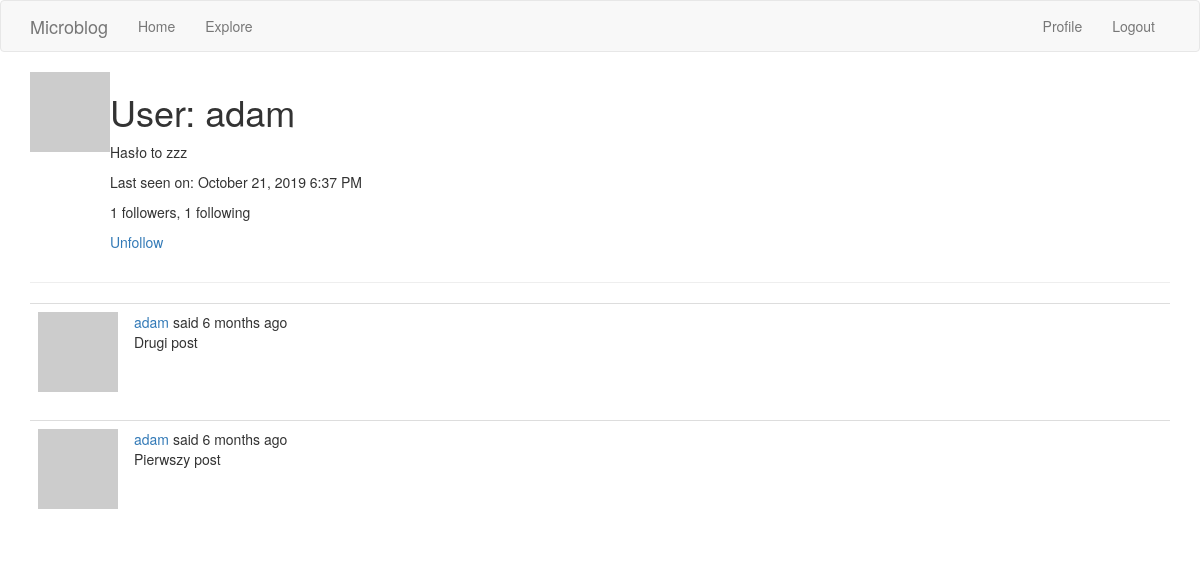
Before: /user/adam (signed in) with the older database file.
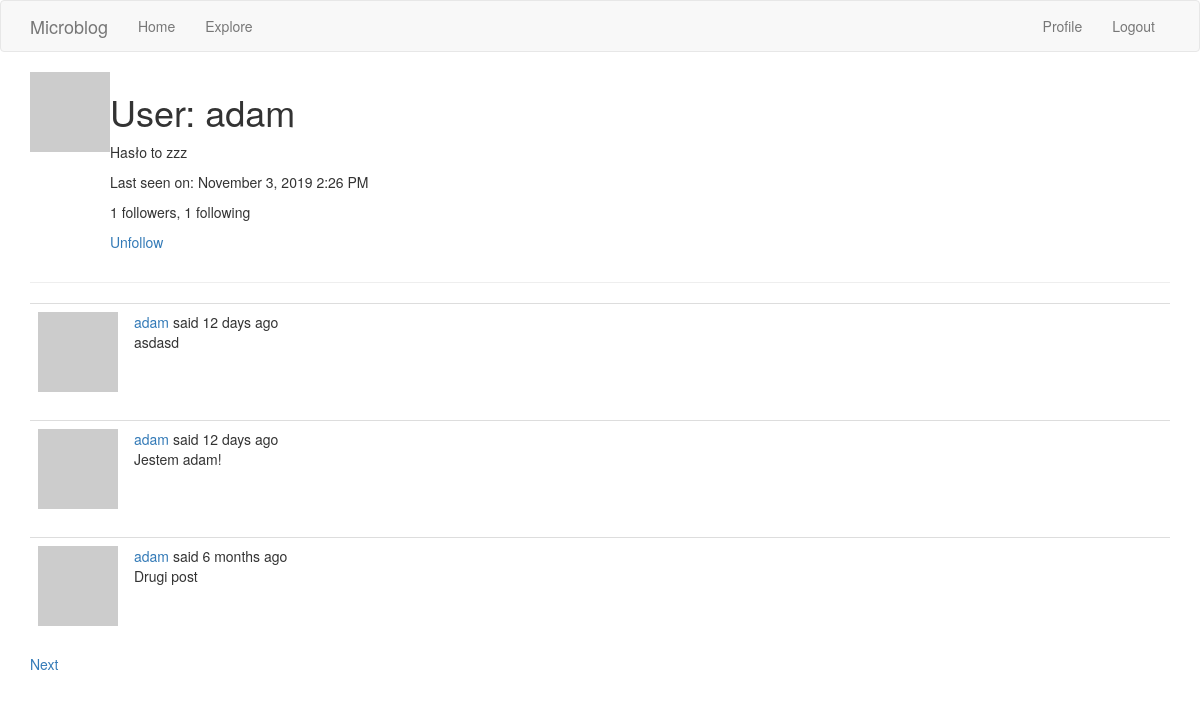
After: the same page with the newer database file.
### app/models.py (models this page shows, shortened)
class User(db.Model, UserMixin):
    id = db.Column(db.Integer, primary_key=True)
    username = db.Column(db.String(64), index=True, unique=True)
    email = db.Column(db.String(120), index=True, unique=True)
    password_hash = db.Column(db.String(128))
    posts = db.relationship('Post', backref='author', lazy='dynamic')
    about_me = db.Column(db.String(140))
    last_seen = db.Column(db.DateTime, default=datetime.utcnow)
    followed = db.relationship(
        'User', secondary=followers,
        primaryjoin=(followers.c.follower_id == id),
        secondaryjoin=(followers.c.followed_id == id),
        backref=db.backref('followers', lazy='dynamic'), lazy='dynamic') # user1.follow(user2) -->  user2.followers()
    def avatar(self, size):
        digest = md5(self.email.lower().encode('utf-8')).hexdigest()
        return 'https://www.gravatar.com/avatar/{}?d=identicon&s={}'.format(digest, size)
    def is_following(self, user):
        return self.followed.filter(
            followers.c.followed_id == user.id).count() > 0

class Post(db.Model):
    id = db.Column(db.Integer, primary_key=True)
    body = db.Column(db.String(140))
    timestamp = db.Column(db.DateTime, index=True, default=datetime.utcnow)
    user_id = db.Column(db.Integer, db.ForeignKey('user.id'))

### app/routes.py (the view)
@app.route('/user/<username>')  # Dynamic component
@login_required
def user(username):
    user = User.query.filter_by(username=username).first_or_404() # returns a db object
    page = request.args.get('page', 1, type=int)
    posts = user.posts.order_by(Post.timestamp.desc()).paginate(
        page, app.config['POSTS_PER_PAGE'], False)
    next_url = url_for('user', username=user.username, page=posts.next_num) \
        if posts.has_next else None
    prev_url = url_for('user', username=user.username, page=posts.prev_num)\
        if posts.has_prev else None
    return render_template('user.html', title='User', posts=posts.items, user=user, next_url=next_url, prev_url=prev_url)

### app/models.py (called while the page is built)
@login.user_loader  # callback for current_user
def load_user(id):
    return User.query.get(int(id))  # puts the user in db session, gets it by primary key

### app/routes.py (called while the page is built)
@app.before_request
def before_request():
    if current_user.is_authenticated:
        current_user.last_seen = datetime.utcnow()
        db.session.commit()

### app/Templates/user.html (shortened to what this page needs)
{% extends 'base.html' %}
{% block app_content %}
    <table>
        <tr valign="top">
            <td><img src="{{ user.avatar(100) }}"></td>
            <td>
                <h1>User: {{ user.username }}</h1>
                {% if user.about_me %}<p>{{ user.about_me }}</p>{% endif %}
                {% if user.last_seen %}
                    <p>Last seen on: {{ moment(user.last_seen).format('LLL') }}</p>
                {% endif %}
                <p>{{ user.followers.count() }} followers, {{ user.followed.count() }} following</p>
                {% if user == current_user %}
                    <p><a href="{{ url_for('edit_profile') }}">Edit your profile</a> </p>
                {% elif not current_user.is_following(user) %}
                <p><a href="{{ url_for('follow', username = user.username) }}">Follow</a></p>
                {% else %}
                <p><a href="{{ url_for('unfollow', username = user.username) }}">Unfollow</a></p>
                {% endif %}
            </td>
        </tr>
    </table>
    <hr>
    {% for post in posts %}
        {% include '_post.html' %}
    {% endfor %}
    {% if next_url %}
        <a href="{{ next_url }}">Next</a>
    {% endif %}
{% endblock %}

### app/Templates/_post.html (shortened to what this page needs)
<table class="table table-hover">
    <tr>
        <td width="70px">
            <a href="{{ url_for('user', username=post.author.username)}}">
                <img src="{{ post.author.avatar(36) }}">
            </a>
        </td>
        <td>
            <a href="{{ url_for('user', username=post.author.username)}}">
                {{ post.author.username }}
            </a>
            said {{ moment(post.timestamp).fromNow() }}
            <br>
            {{ post.body }}
        </td>
    </tr>
</table>

Changed rows visible on the page:
no longer on this page (row unchanged): Post: author.username "adam", timestamp "6 months ago", body "Pierwszy post"
changed User "adam": last_seen "October 21, 2019 6:37 PM" → "November 3, 2019 2:26 PM"
added Post: author.username "adam", timestamp "12 days ago", body "asdasd"
added Post: author.username "adam", timestamp "12 days ago", body "Jestem adam!"
Other visible differences:
text now shown: "Next"
